Frame 1 (no input): blank canvas, image omitted
Frame 60 (the mouse pressed at the canvas centre just before this capture): blank canvas, image omitted
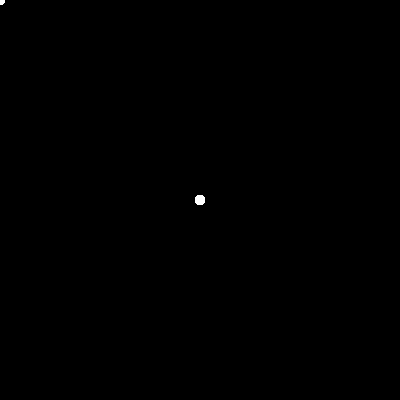
Frame 120 (the mouse held since frame 60 and released just before this capture)

The Processing sketch whose frames 1 and 60 were blank and that drew this single picture after the mouse press (run headless with seeded random() and noise(); from frame 60 on, the mouse is pressed at the canvas centre):

// Processing sketch: interaction_003_mouseDrawing
// ── interaction_003_mouseDrawing.pde
float x, y;

void setup() {
  size(400,400);  //画面サイズを決める
  x = width / 2;    //Xは画面の幅の半分
  y = height / 2;  //Yは画面の高さの半分
 
  fill(255, 255, 255);  //図形の塗りを決める
  noStroke();  //図形の外周線を描かない
  background(0);
}

void draw() {
  ellipse(mouseX, mouseY, 10, 10);  //マウスのx, y座標に縦横50の円を絵描く
  
  //マウスが押されている間だけ、描かれるようにしましょう
  /*
  if(mousePressed) {
     ellipse(mouseX, mouseY, 10, 10);  //マウスのx, y座標に縦横50の円を絵描く
  }
  */
  
}
